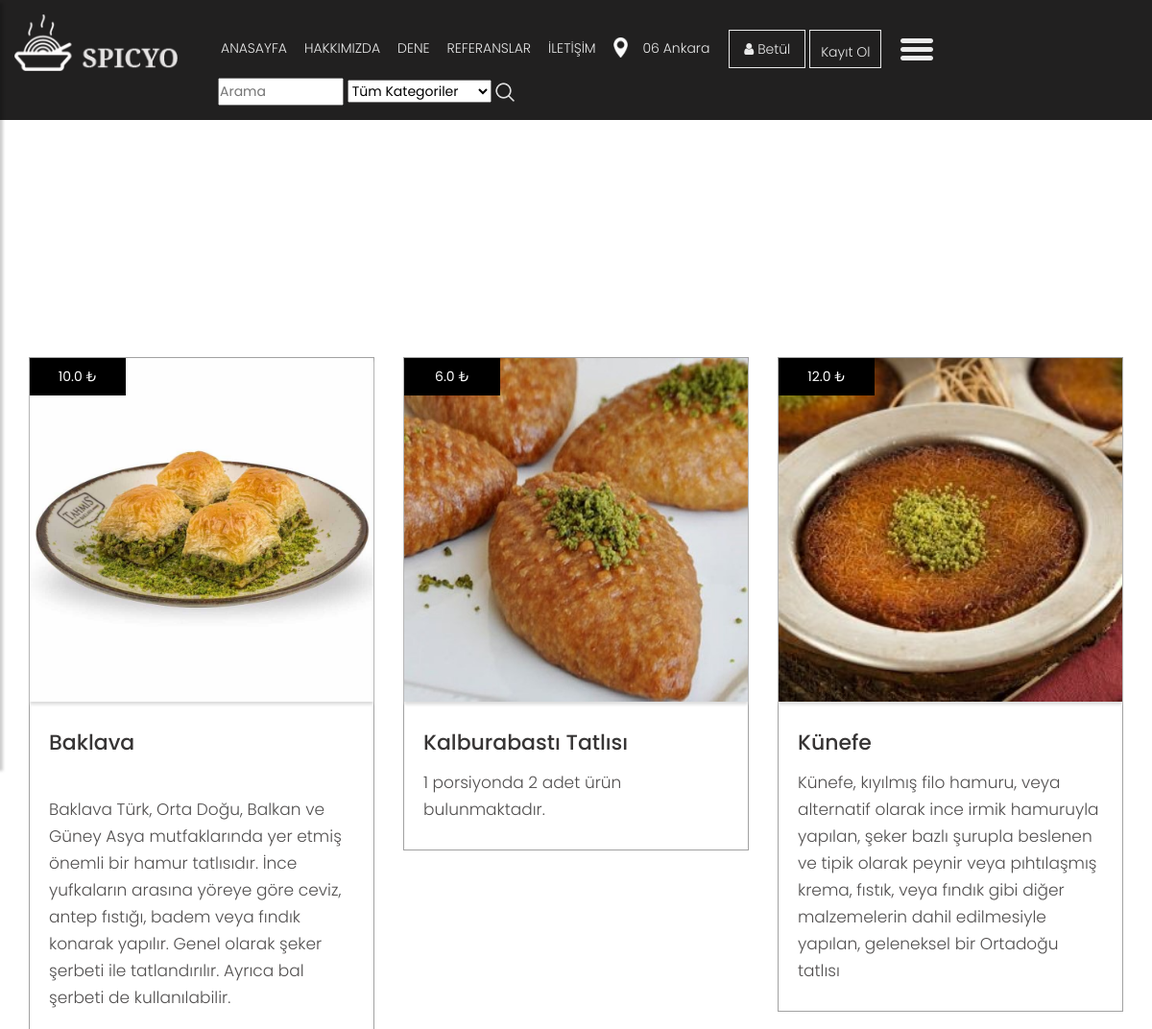
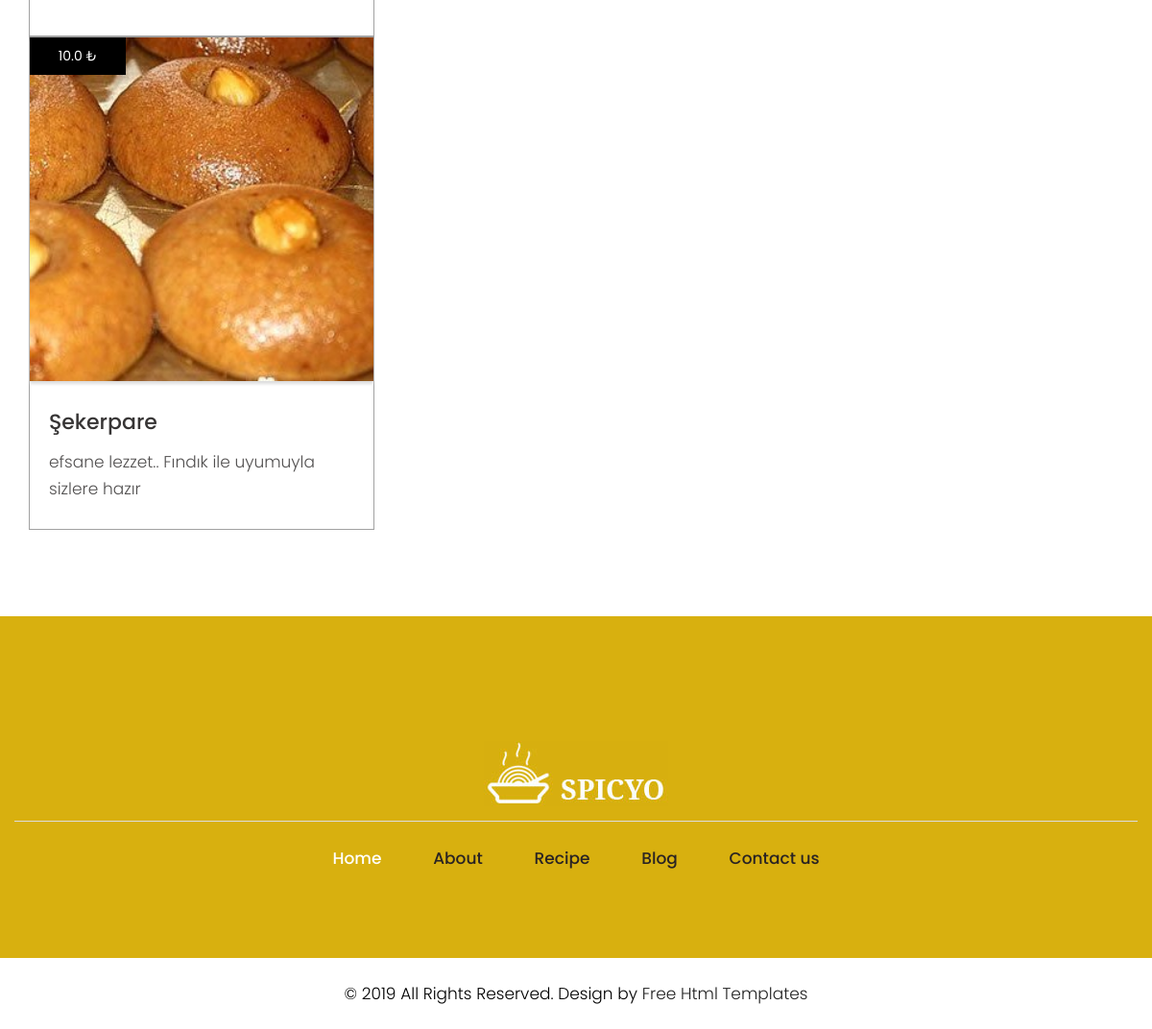
Screenshot of /catagory/22/serbetli-tatli/ (signed in) with the database file from the repository (2 pictures, top to bottom).
### product/models.py (models this page shows, shortened)
class Product(models.Model):
    STATUS = (
        ('True', 'Evet'),
        ('False', 'Hayır'),
    )
    catagory = models.ForeignKey(Catagory, on_delete=models.CASCADE)
    title = models.CharField(max_length=150)
    keywords = models.CharField(blank=True,max_length=255)
    description = models.CharField(blank=True,max_length=255)
    price = models.FloatField()
    amount = models.IntegerField()
    detail = RichTextUploadingField()
    slug = models.SlugField(null=False, unique=True)
    image = models.ImageField(blank=True, upload_to='images/')
    status = models.CharField(max_length=10, choices=STATUS)
    create_at = models.DateTimeField(auto_now_add=True)
    update_at = models.DateTimeField(auto_now_add=True)
    def image_tag(self):
        return mark_safe('<img src="{}" height="50"/>'.format(self.image.url))
    image_tag.short_description = 'Image'

### home/views.py (the view)
# urls.py: path('catagory/<int:id>/<slug:slug>/', views.catagory_products, name='catagory_products'),
def catagory_products(request,id,slug):
    catagory = Catagory.objects.all()
    catagorydata = Catagory.objects.get(pk=id)
    products = Product.objects.filter(catagory_id=id)
    context = {'products': products,
               'catagory': catagory,
               'catagorydata': catagorydata,
               }
    return render(request,'products.html', context)

### home/templates/products.html (shortened to what this page needs)
{%  extends "homebase.html" %}
{% block content %}
    <div id="breadcrumb">
        <div class="container">
            <ul class="breadcrumb">
                <li><a href="/">Anasayfa</a></li>
                <li class="active">{{ catagorydata.title }}</li>
            </ul>
        </div>
    </div>
    <div class="section">
        <div class="container">
            <div class="row">
                <br/><br/><br/><br/><br/>
                <div class="blog">
                        <div class="row">
                            {% for rs in products %}
                          <div class="col-xl-4 col-lg-4 col-md-4 col-sm-12 mar_bottom">
                            <div class="blog_box">
                              <div class="blog_img_box">
                                <figure><img src="{{ rs.image.url }}" alt="#"/>
                                 <span> {{ rs.price }} ₺ </span>
                                </figure>
                              </div>
                               <a href="/product/{{ rs.id }}/{{ rs.slug }}"><h3>{{ rs.title }}</h3></a>
                              <p> {{ rs.detail | safe }} </p>
                            </div>
                          </div>
                                {% endfor %}
                      </div>
                    </div>
            </div>
        </div>
    </div>
{% endblock %}

### home/templates/header.html (shortened to what this page needs)
{% load static %}
{% load mptt_tags %}
    <header>
        <div class="container-fluid">
            <div class="row">
                <div class="col-lg-2 col-md-2">
                    <div class="full">
                          <a class="logo" href="/anasayfa"><img src="{% static 'images/logo.png'%}" alt="#" /></a>
                    </div>
                    <div class="header-search" style="padding: 10px">
                    </div>
                </div>
                <div class="col-md-8">
                    <div class="full">
                        <div class="right_header_info">
                            <ul>
                                <li class="dinone" style="padding: 3px"><a href="/">ANASAYFA</a></li>
                                <li class="dinone" style="padding: 3px"><a href="/hakkimizda">HAKKIMIZDA</a></li>
                                <li class="nav-item dropdown" style="padding: 3px">
                                    <a class="dinone text-uppercase pr-0 " id="navbarDropdownMenuLink" href="/dene" data-toggle="dropdown" aria-haspopup="true" aria-expanded="false">
                                        Dene
                                    </a>
                                </li>
                                <li class="dinone" style="padding: 3px"><a href="/referanslar">REFERANSLAR</a></li>
                                <li class="dinone" style="padding: 3px"><a href="/iletisim">İLETİŞİM</a></li>
                                <li class="dinone" style="padding: 3px"><img style="margin-right: 15px;height: 21px;position: relative;top: -2px;" src="{% static 'images/location_icon.png'%}" alt="#"><a href="#">06 Ankara</a></li>
                                <li class="button_user" style="padding: 3px">
                                    <div class="ht-right">
                                        {% if user.id is not None %}
                                        <a href="/user" class="login-panel" id="navbarDropdownMenuLink" data-toggle="dropdown" aria-haspopup="true" aria-expanded="false"><i class="fa fa-user"></i>
                                                {{ user.first_name }}
                                                <b class="caret"></b></a>
                                        {% else %}
                                         <a href="/login" class="button active"><i class="fa fa-user"></i> Giriş</a>
                                        {% endif %}
                                        <a class="button" style="padding: 3px" href="/signup">Kayıt Ol</a>
                                    </div>
                                <li><button type="button" style="padding: 3px" id="sidebarCollapse"><img src="{% static 'images/menu_icon.png'%}" alt="#"></button></li>
                                <li>
                                    <form action="/search/" method="post">
                                        <input id="query" name="query" class="search-query span2" type="text" size="8px" width="1px" placeholder="Arama">
                                        <select name="catid" class="input search-input" style="width: 150px;">
                                            <option value="0">Tüm Kategoriler</option>
                                        </select>
                                        <button class="icon-search" style="background: transparent">
                                            <img style="margin-right: 5px;" src="{% static 'images/search_icon.png'%}" alt="#">
                                        </button>
                                    </form>
                                </li>
                            </ul>
                        </div>
                    </div>
                </div>
            </div>
        </div>
    </header>

### home/static/css/style.css (style rules this page uses)
body { color: #666666; font-size: 14px; font-family: 'poppins', sans-serif; line-height: 1.80857; font-weight: normal; }
a { color: #1f1f1f; text-decoration: none !important; outline: none !important; -webkit-transition: all .3s ease-in-out; -moz-transition: all .3s ease-in-out; -ms-transition: all .3s ease-in-out; -o-transition: all .3s ease-in-out; transition: all .3s ease-in-out; }
h1, h2, h3, h4, h5, h6 { letter-spacing: 0; font-weight: normal; position: relative; padding: 0 0 10px 0; font-weight: normal; line-height: normal; color: #111111; margin: 0 }
h3 { font-size: 18px }
*, *::after, *::before { -webkit-box-sizing: border-box; -moz-box-sizing: border-box; box-sizing: border-box; }
ul, li, ol { margin: 0px; padding: 0px; list-style: none; }
p { margin: 0px; font-weight: 300; font-size: 15px; line-height: 24px; }
a { color: #222222; text-decoration: none; outline: none !important; }
a, .btn { text-decoration: none !important; outline: none !important; -webkit-transition: all .3s ease-in-out; -moz-transition: all .3s ease-in-out; -ms-transition: all .3s ease-in-out; -o-transition: all .3s ease-in-out; transition: all .3s ease-in-out; }
img { max-width: 100%; height: auto; }
button { border: 0; margin: 0; padding: 0; cursor: pointer; }
.full { float: left; width: 100%; }
.full { width: 100%; float: left; margin: 0; padding: 0; }
header { min-height: 90px; background: #212020; padding: 15px 0; position: fixed; width: 100%; top: 0; left: 0; z-index: 998; }
header .container-fluid { max-width: 1850px; }
.right_header_info { width: 100%; float: left; padding: 20px 0 0; }
.right_header_info ul { list-style: none; padding: 0; margin: 0; float: right; }
.right_header_info ul li { display: inline; font-size: 16px; margin-left: 45px; color: #eaeaea; font-weight: 400; float: left; }
.right_header_info ul li a { color: #eaeaea; font-weight: 300; }
.button_user a { float: left; min-width: 75px; height: 35px; text-align: center; line-height: 35px; position: relative; top: -3px; padding: 0 15px; margin: 0 2px; }
.button_user a { float: left; min-width: 75px; height: 40px; text-align: center; line-height: 38px; position: relative; top: -7px; padding: 0 15px; margin: 0 2px; border: solid #eaeaea 1px; }
#sidebarCollapse { background: transparent; }
.blog { padding-top: 180px; }
.blog .blog_box { border:#a1a1a1 solid 1px; background: #fff; }
.blog .blog_box .blog_img_box { background: #fff; box-shadow: #ddd 0px 3px 3px 0px; }
.blog .blog_box .blog_img_box figure { margin:0; position: relative; }
.blog_img_box figure img { width: 100%; }
.blog .blog_box .blog_img_box figure span { background: #000; top: 0; text-align: center; padding: 7px 10px; color: #fff; right: 0; left: 0; position: absolute; width: 100px; }
.blog .blog_box h3 { color: #373535; font-size: 22px; line-height: 25px; font-weight: 500; padding: 0px 20px; padding-top: 30px; padding-bottom: 15px; }
.blog .blog_box p { color: #525050; font-size: 17px; line-height: 28px; padding: 0px 20px; padding-bottom:28px; }
#sidebarCollapse { background: transparent; padding: 0; border: none; }
* { margin: 0; padding: 0; }

### home/static/css/responsive.css (style rules this page uses)
@media (min-width: 1200px) and (max-width: 1500px) { .right_header_info ul li { font-size: 14px; margin-left: 12px; } }

### rows the page displays
Product: image (picture), price "10.0", title "Baklava", detail "Baklava Türk, Orta Doğu, Balkan ve Güney Asya mutfaklarında yer etmiş önemli bir hamur tatlısıdır. İnce yufkaların arasına yöreye göre ceviz, antep fıstığı, badem veya fındık konarak yapılır. Genel olarak şeker şerbeti ile tatlandırılır. Ayrıca bal şerbeti de kullanılabilir."
Product: image (picture), price "6.0", title "Kalburabastı Tatlısı", detail "1 porsiyonda 2 adet ürün bulunmaktadır."
Product: image (picture), price "12.0", title "Künefe", detail "Künefe, kıyılmış filo hamuru, veya alternatif olarak ince irmik hamuruyla yapılan, şeker bazlı şurupla beslenen ve tipik olarak peynir veya pıhtılaşmış krema, fıstık, veya fındık gibi diğer malzemelerin dahil edilmesiyle yapılan, geleneksel bir Ortadoğu tatlısı"
Product: image (picture), price "10.0", title "Şekerpare", detail "efsane lezzet.. Fındık ile uyumuyla sizlere hazır"

### other values shown
{{ user.first_name }} "Betül"
